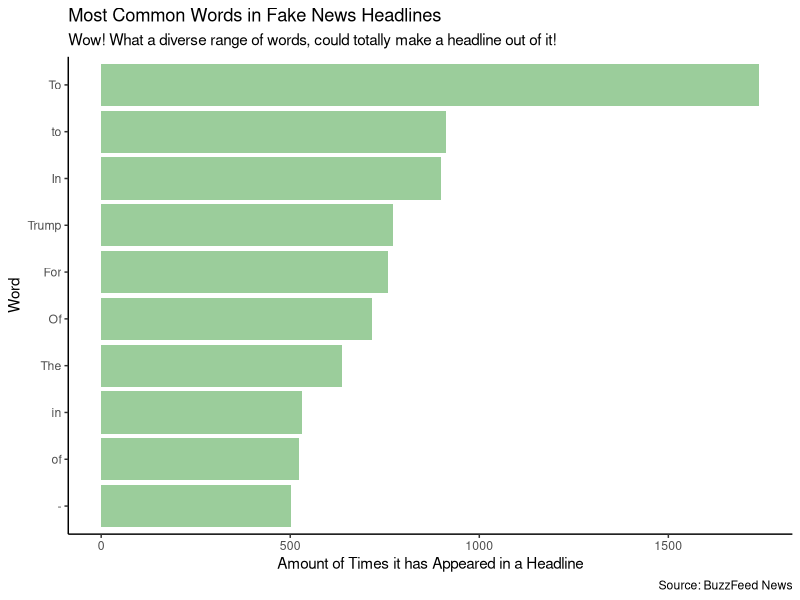
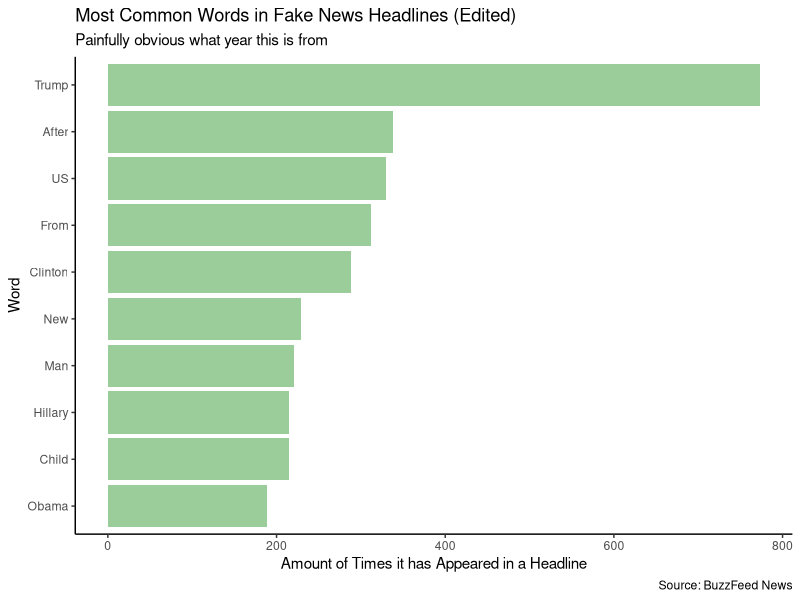
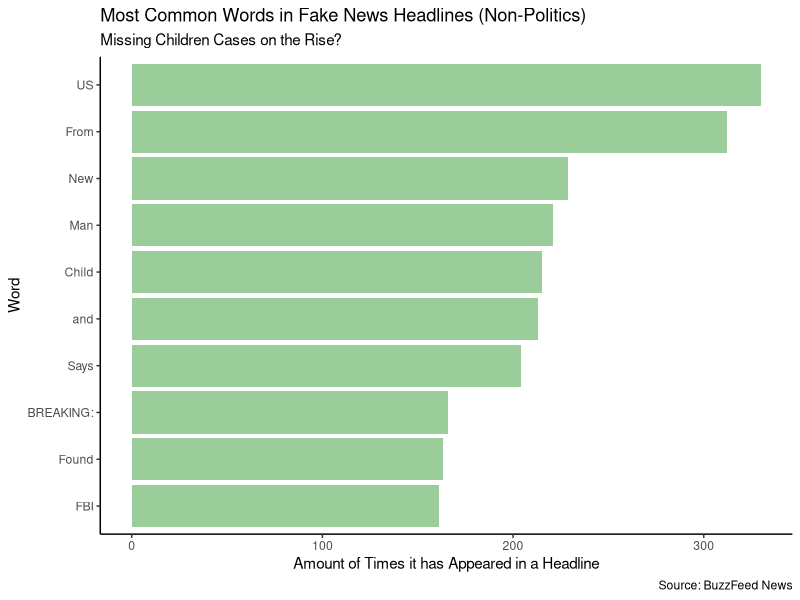
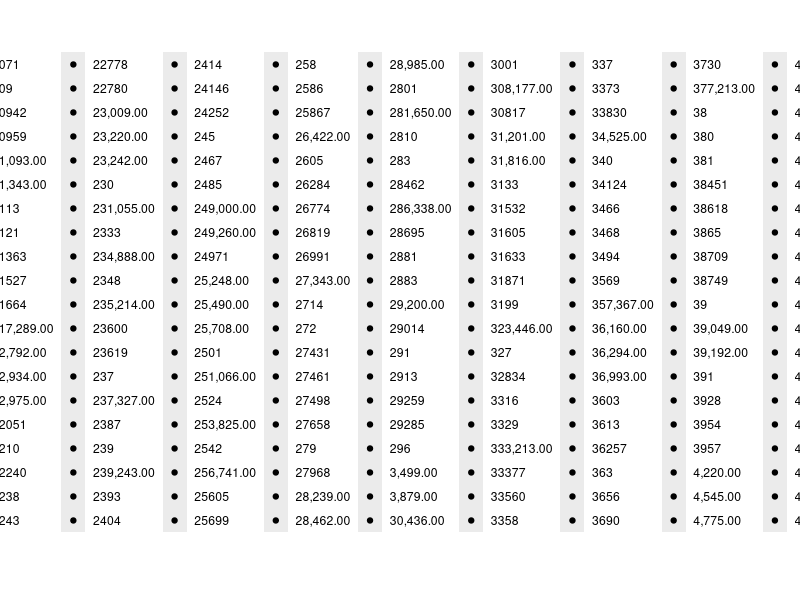

Write R code to recreate these figures, in order.
## ---- chunk 1
knitr::opts_chunk$set(echo = FALSE)
library(tidyverse)
library(tidyr)
library(dplyr)
library(rmarkdown)
library(knitr)
## ---- chunk 2
titledata <- read.csv("newstitle1.csv")
paged_table(titledata)
## ---- chunk 3
titledata %>%
  select(title, category) %>%
  slice(1:7900) %>% 
  mutate(title = strsplit(as.character(title), " ")) %>% 
  unnest(title) %>% 
  group_by(title) %>% 
  summarize(total = n()) %>% 
  arrange(desc(total)) %>% 
  slice(1:10) %>% 

ggplot(mapping = aes(x = reorder(title, total), y = total))+
  geom_col(fill = "darkseagreen3")+
  theme_classic()+
  coord_flip()+
labs(title = "Most Common Words in Fake News Headlines", 
     subtitle = "Wow! What a diverse range of words, could totally make a headline out of it!", y = "Amount of Times it has Appeared in a Headline", x = "Word", caption = "Source: BuzzFeed News")
## ---- chunk 4
titledata <- read.csv("newstitle1.csv")
removedata <- titledata %>%
  select(title, category) %>%
  slice(1:7900) %>%
  mutate(title = strsplit(as.character(title), " ")) %>%
  unnest(title) %>%
  group_by(title) %>%
  summarize(total = n()) %>%
  arrange(desc(total)) %>%
  slice(1:50)

newdata <- removedata[c(4, 15, 16, 17, 21, 25, 28, 29, 30, 37),]
ggplot(newdata, mapping = aes(x = reorder(title, total), y = total))+
  geom_col(fill = "darkseagreen3")+
  theme_classic()+
  coord_flip()+
labs(title = "Most Common Words in Fake News Headlines (Edited)",
     subtitle = "Painfully obvious what year this is from", y = "Amount of Times it has Appeared in a Headline", x = "Word", caption = "Source: BuzzFeed News")
## ---- chunk 5
titledata <- read.csv("newstitle1.csv")
removedata <- titledata %>%
  select(title, category) %>%
  slice(1:7900) %>%
  mutate(title = strsplit(as.character(title), " ")) %>%
  unnest(title) %>%
  group_by(title) %>%
  summarize(total = n()) %>%
  arrange(desc(total)) %>%
  slice(1:50)

newdata2 <- removedata[c(16, 17, 25, 28, 29, 33, 35, 44, 45, 47),]
ggplot(newdata2, mapping = aes(x = reorder(title, total), y = total))+
  geom_col(fill = "darkseagreen3")+
  theme_classic()+
  coord_flip()+
labs(title = "Most Common Words in Fake News Headlines (Non-Politics)",
     subtitle = "Missing Children Cases on the Rise?", y = "Amount of Times it has Appeared in a Headline", x = "Word", caption = "Source: BuzzFeed News")
## ---- chunk 6
title_length_data <- titledata %>%
  select(title, fb_engagement) %>%
  mutate(title_length = str_length(title))  %>% 
  group_by(title_length) %>% 
  mutate(total = n()) %>% 
  group_by(total) %>% 
  slice(1:10)
## ---- chunk 7
paged_table(title_length_data)

## ---- chunk 8
ggplot(title_length_data, mapping = aes(x = title_length, y = total, fill = fb_engagement))+
  geom_point()
